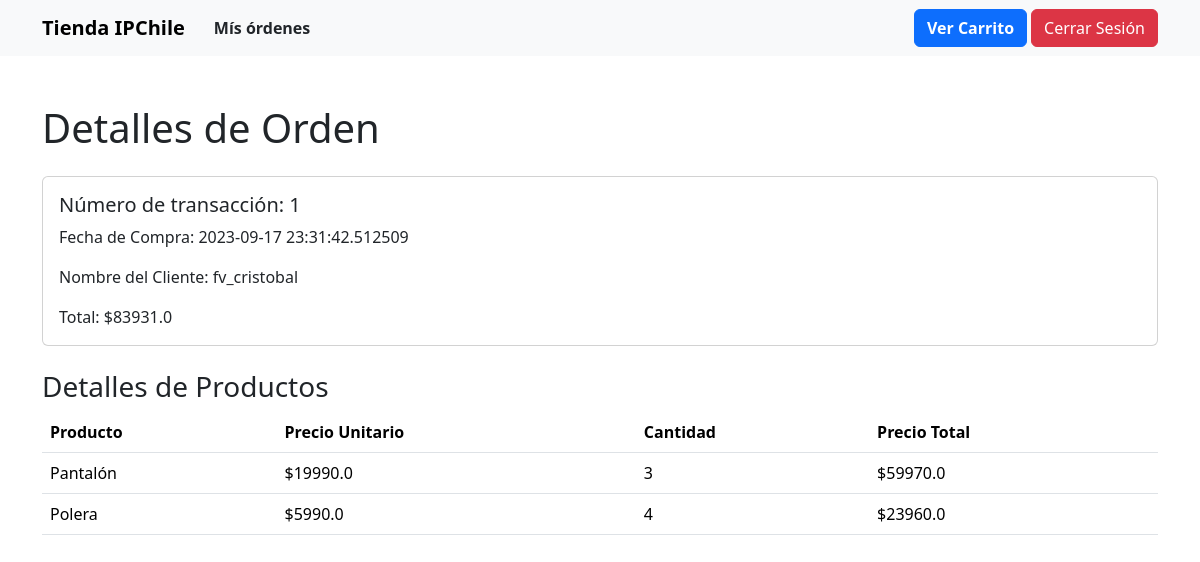
Screenshot of /detalles_orden/1 (signed in) with the database file from the repository.
### app.py (models this page shows)
class Orden(db.Model):
    __tablename__ = 'ordenes'
    id = db.Column(db.Integer, primary_key=True)
    cliente_id = db.Column(db.Integer, db.ForeignKey('usuarios.id'), nullable=False)
    fecha = db.Column(db.DateTime, nullable=False, default=datetime.utcnow)
    total = db.Column(db.Float, nullable=False)
    detalles = db.relationship('DetalleOrden', backref='orden', lazy=True)
    cliente = db.relationship('Usuario', foreign_keys=[cliente_id])

class Usuario(UserMixin, db.Model):
    __tablename__ = 'usuarios'
    id = db.Column(db.Integer, primary_key=True)
    nombre = db.Column(db.String(255), nullable=False)
    email = db.Column(db.String(255), unique=True, nullable=False)
    password = db.Column(db.String(255), nullable=False)

class DetalleOrden(db.Model):
    __tablename__ = 'detalles_orden'
    id = db.Column(db.Integer, primary_key=True)
    orden_id = db.Column(db.Integer, db.ForeignKey('ordenes.id'), nullable=False)
    producto_id = db.Column(db.Integer, db.ForeignKey('productos.id'), nullable=False)
    cantidad = db.Column(db.Integer, nullable=False)
    precio_unitario = db.Column(db.Float, nullable=False)
    producto = db.relationship('Producto', foreign_keys=[producto_id])

class Producto(db.Model):
    __tablename__ = 'productos'
    id = db.Column(db.Integer, primary_key=True)
    nombre = db.Column(db.String(255), nullable=False)
    descripcion = db.Column(db.Text, nullable=True)
    imagen_url = db.Column(db.String(255), nullable=True)
    precio = db.Column(db.Integer, nullable=False)

### app.py (the view)
@app.route('/detalles_orden/<int:orden_id>')
@login_required
def detalles_orden(orden_id):
    orden = Orden.query.get(orden_id)
    if not orden:
        return "La orden no existe."
    detalles = DetalleOrden.query.filter_by(orden_id=orden_id).all()
    return render_template('detalles_orden.html', orden=orden, detalles=detalles)

### app.py (called while the page is built)
@login_manager.user_loader
def load_user(user_id):
    return Usuario.query.get(int(user_id))

### templates/detalles_orden.html (shortened to what this page needs)
<!DOCTYPE html>
<html lang="en">
<head>
    <link href="https://cdn.jsdelivr.net/npm/bootstrap@5.3.2/dist/css/bootstrap.min.css" rel="stylesheet"
>
</head>
<body>
<nav class="navbar navbar-expand-lg navbar-light bg-light fw-bold">
    <div class="container fw-bold">
        <a class="navbar-brand " href="/productos">Tienda IPChile</a>
        <div class="collapse navbar-collapse justify-content-between fw-bold" id="navbarNav">
            <ul class="navbar-nav">
                <li class="nav-item">
                    <a class="btn fw-bold" href="/mis_ordenes">Mís órdenes</a>
                </li>
            </ul>
            <ul class="navbar-nav fw-bold">
                <li class="nav-item">
                    <a class="btn btn-primary fw-bold" href="/ver_carrito">Ver Carrito</a>
                </li>
                {% if current_user.is_authenticated %}
                    <li class="nav-item ">
                        <a class="btn btn-danger" href="{{ url_for('logout') }}">Cerrar Sesión</a>
                    </li>
                {% endif %}
            </ul>
        </div>
    </div>
</nav>
<div class="container mt-5">
    <h1 class="mb-4">Detalles de Orden</h1>
    <div class="card">
        <div class="card-body">
            <h5 class="card-title">Número de transacción: {{ orden.id }}</h5>
            <p class="card-text">Fecha de Compra: {{ orden.fecha }}</p>
            <p class="card-text">Nombre del Cliente: {{ orden.cliente.nombre }}</p>
            <p class="card-text">Total: ${{ orden.total }}</p>
        </div>
    </div>
    <h3 class="mt-4">Detalles de Productos</h3>
    <table class="table">
        <thead>
        <tr>
            <th>Producto</th>
            <th>Precio Unitario</th>
            <th>Cantidad</th>
            <th>Precio Total</th>
        </tr>
        </thead>
        <tbody>
        {% for detalle in detalles %}
            <tr>
                <td>{{ detalle.producto.nombre }}</td>
                <td>${{ detalle.precio_unitario }}</td>
                <td>{{ detalle.cantidad }}</td>
                <td>${{ detalle.precio_unitario * detalle.cantidad }}</td>
            </tr>
        {% endfor %}
        </tbody>
    </table>
</div>
</body>
</html>

### rows the page displays
Orden: id "1", fecha "2023-09-17 23:31:42.512509", total "83931.0"
Usuario: cliente.nombre "fv_cristobal"
DetalleOrden: producto.nombre "Pantalón", precio_unitario "19990.0", cantidad "3", detalle.precio_unitario*detalle.cantidad "59970.0"
DetalleOrden: producto.nombre "Polera", precio_unitario "5990.0", cantidad "4", detalle.precio_unitario*detalle.cantidad "23960.0"
